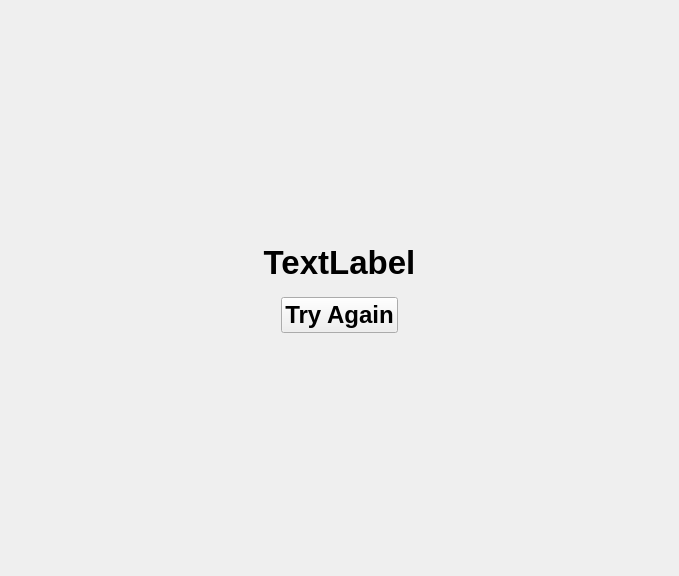
<?xml version="1.0" encoding="UTF-8"?>
<ui version="4.0">
 <class>QKxFileTransferStatusForm</class>
 <widget class="QWidget" name="QKxFileTransferStatusForm">
  <property name="geometry">
   <rect>
    <x>0</x>
    <y>0</y>
    <width>679</width>
    <height>576</height>
   </rect>
  </property>
  <property name="windowTitle">
   <string>Form</string>
  </property>
  <layout class="QHBoxLayout" name="horizontalLayout">
   <item>
    <spacer name="horizontalSpacer">
     <property name="orientation">
      <enum>Qt::Horizontal</enum>
     </property>
     <property name="sizeHint" stdset="0">
      <size>
       <width>161</width>
       <height>20</height>
      </size>
     </property>
    </spacer>
   </item>
   <item>
    <layout class="QVBoxLayout" name="verticalLayout_7">
     <item>
      <spacer name="verticalSpacer_5">
       <property name="orientation">
        <enum>Qt::Vertical</enum>
       </property>
       <property name="sizeHint" stdset="0">
        <size>
         <width>20</width>
         <height>40</height>
        </size>
       </property>
      </spacer>
     </item>
     <item>
      <widget class="QWidget" name="msgArea" native="true">
       <property name="minimumSize">
        <size>
         <width>0</width>
         <height>100</height>
        </size>
       </property>
       <layout class="QVBoxLayout" name="verticalLayout">
        <item>
         <layout class="QVBoxLayout" name="showArea">
          <item>
           <widget class="QLabel" name="msg">
            <property name="font">
             <font>
              <pointsize>25</pointsize>
              <weight>75</weight>
              <bold>true</bold>
             </font>
            </property>
            <property name="styleSheet">
             <string notr="true"/>
            </property>
            <property name="text">
             <string>TextLabel</string>
            </property>
            <property name="alignment">
             <set>Qt::AlignCenter</set>
            </property>
            <property name="textInteractionFlags">
             <set>Qt::NoTextInteraction</set>
            </property>
           </widget>
          </item>
          <item>
           <spacer name="verticalSpacer">
            <property name="orientation">
             <enum>Qt::Vertical</enum>
            </property>
            <property name="sizeType">
             <enum>QSizePolicy::Fixed</enum>
            </property>
            <property name="sizeHint" stdset="0">
             <size>
              <width>20</width>
              <height>10</height>
             </size>
            </property>
           </spacer>
          </item>
          <item>
           <layout class="QHBoxLayout" name="horizontalLayout_2">
            <item>
             <spacer name="horizontalSpacer_3">
              <property name="orientation">
               <enum>Qt::Horizontal</enum>
              </property>
              <property name="sizeHint" stdset="0">
               <size>
                <width>40</width>
                <height>20</height>
               </size>
              </property>
             </spacer>
            </item>
            <item>
             <widget class="QPushButton" name="btnTry">
              <property name="font">
               <font>
                <pointsize>18</pointsize>
                <weight>75</weight>
                <bold>true</bold>
               </font>
              </property>
              <property name="text">
               <string>Try Again</string>
              </property>
              <property name="icon">
               <iconset resource="feidesk.qrc">
                <normaloff>:/resource/skin/reload.png</normaloff>:/resource/skin/reload.png</iconset>
              </property>
              <property name="iconSize">
               <size>
                <width>32</width>
                <height>32</height>
               </size>
              </property>
             </widget>
            </item>
            <item>
             <spacer name="horizontalSpacer_4">
              <property name="orientation">
               <enum>Qt::Horizontal</enum>
              </property>
              <property name="sizeHint" stdset="0">
               <size>
                <width>40</width>
                <height>20</height>
               </size>
              </property>
             </spacer>
            </item>
           </layout>
          </item>
         </layout>
        </item>
       </layout>
      </widget>
     </item>
     <item>
      <spacer name="verticalSpacer_6">
       <property name="orientation">
        <enum>Qt::Vertical</enum>
       </property>
       <property name="sizeHint" stdset="0">
        <size>
         <width>20</width>
         <height>40</height>
        </size>
       </property>
      </spacer>
     </item>
    </layout>
   </item>
   <item>
    <spacer name="horizontalSpacer_2">
     <property name="orientation">
      <enum>Qt::Horizontal</enum>
     </property>
     <property name="sizeHint" stdset="0">
      <size>
       <width>160</width>
       <height>20</height>
      </size>
     </property>
    </spacer>
   </item>
  </layout>
 </widget>
 <resources>
  <include location="feidesk.qrc"/>
 </resources>
 <connections/>
</ui>
